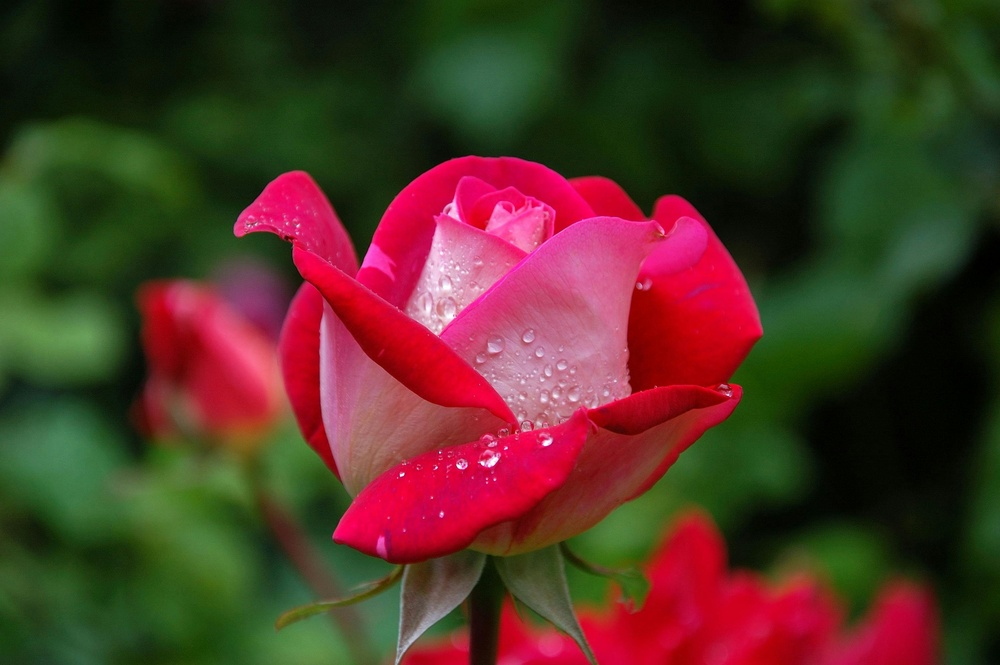
#> input picture Deep Learning Lab/EXP2(IMG)/rose.jpeg, 1000 x 665 px, shrunk from 3008 x 2000 before the run, found by its file name
$ jupyter execute 'Exp-2(Image_Enhancement).ipynb'
#> lines starting #> are read from the running program, lines starting #| are printed output that depends on the picture
[cell 1]
import cv2
import numpy as np
import matplotlib.pyplot as plt

#load a image
image =cv2.imread('/home/y4ada2/Downloads/rose.jpeg',0)
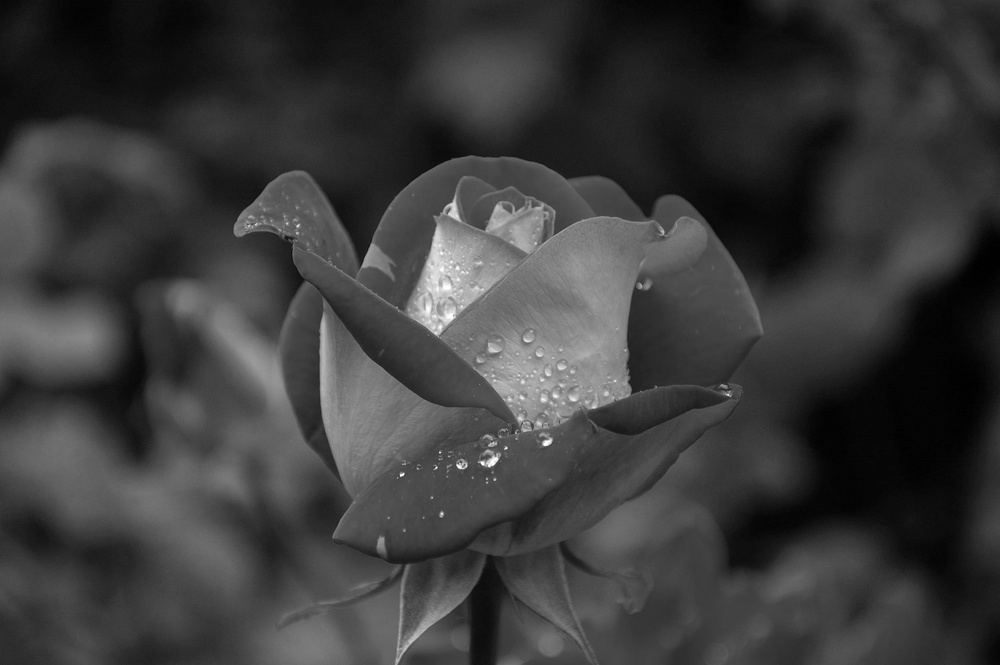
#> image: shape (665, 1000); min 0, max 255, mean 58.9
#Apply histogram Equilisation

equilised_image=cv2.equalizeHist(image)
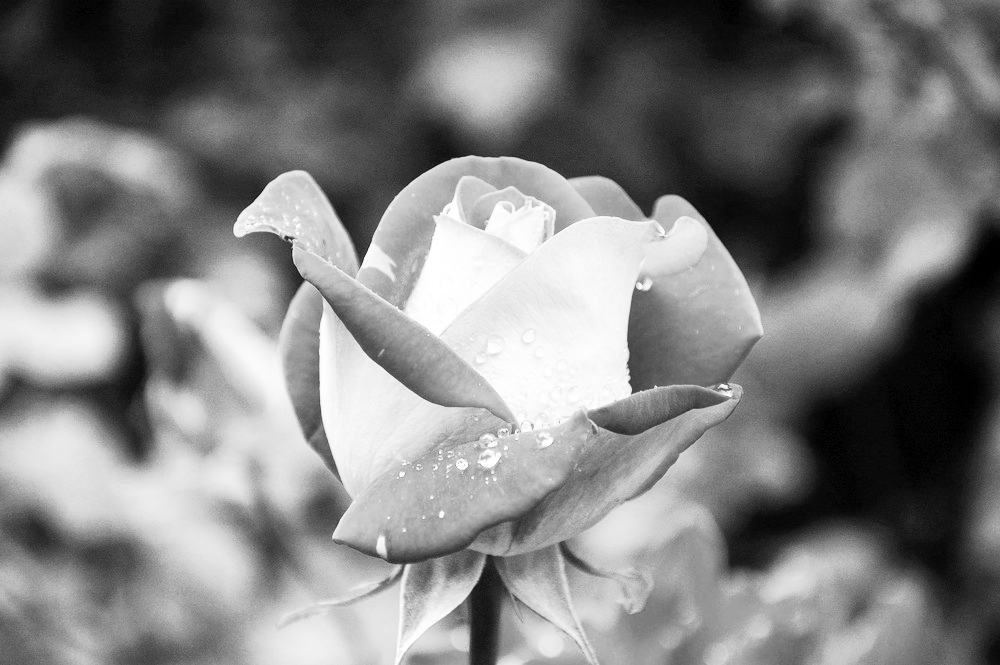
#> equilised_image: shape (665, 1000); min 0, max 255, mean 128.6

#display both

plt.figure(figsize=(12,8))
plt.subplot(1,2,1)
plt.imshow(image,cmap='gray')
plt.title('original image ')


plt.subplot(1,2,2)
plt.imshow(equilised_image,cmap='gray')
plt.title('equilised image')


plt.figure(figsize=(12,8))
plt.subplot(2,3,1)
plt.hist(image)
plt.title('original image Histogram')

plt.figure(figsize=(12,8))
plt.subplot(2,3,1)
plt.hist(equilised_image)
plt.title('equilised image Histogram')

plt.show()
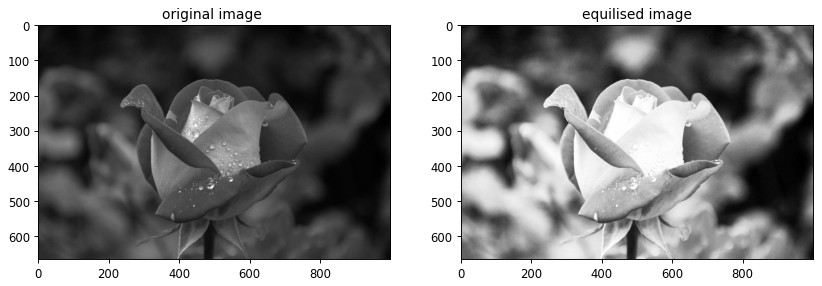
#> figure drawn by matplotlib, 2 panels
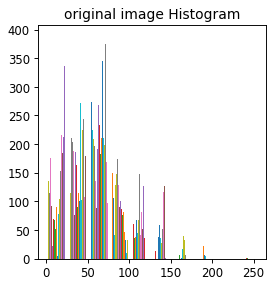
#> figure drawn by matplotlib, 1 panel; tallest bar 177 high, from x = 79.05 to 79.07; tallest bar 178 high, from x = 79.07 to 79.09; tallest bar 178 high, from x = 79.09 to 79.11
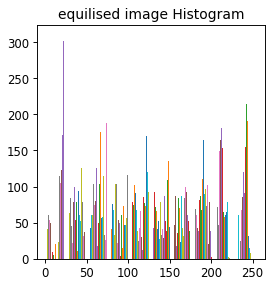
#> figure drawn by matplotlib, 1 panel; tallest bar 127 high, from x = 206.6 to 206.6; tallest bar 130 high, from x = 206.6 to 206.6; tallest bar 134 high, from x = 206.6 to 206.6

[cell 2]
#morphological operation (erosion)
kernel=np.ones((5,5),np.uint8)
#input image
image=cv2.imread('/home/y4ada2/Downloads/Alpha.jpg',0)
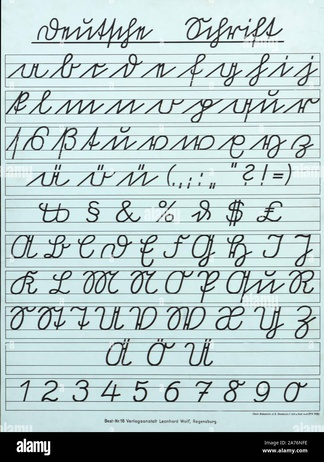
#> input picture Deep Learning Lab/EXP2(IMG)/Alpha.jpg, 324 x 462 px, shrunk from 974 x 1390 before the run, found by its file name
#> image: shape (462, 324); min 0, max 255, mean 194.3
#use erode
eroded_image=cv2.erode(image,kernel,iterations=1)
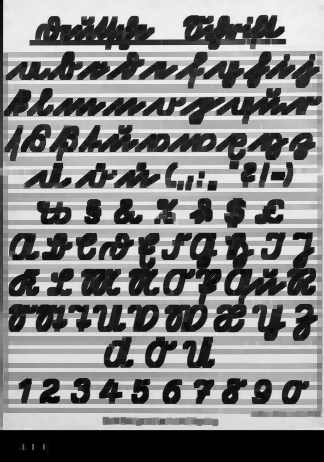
#> eroded_image: shape (462, 324); min 0, max 242, mean 130.5
#display
plt.figure(figsize=(12,8))
plt.subplot(1,2,1)
plt.imshow(image,cmap='gray')
plt.title('original image ')

plt.subplot(1,2,2)
plt.imshow(eroded_image,cmap='gray')
plt.title('eroded image')

plt.show()

[cell 3]
#morphological operation (dilation)
kernel=np.ones((5,5),np.uint8)
#choose image
image=cv2.imread('/home/y4ada2/Downloads/Alpha.jpg',0)
#Dilate image
dilated_image=cv2.dilate(image,kernel,iterations=1)
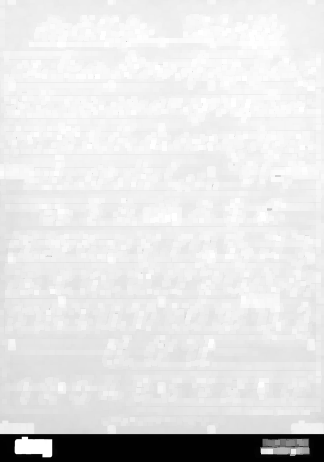
#> dilated_image: shape (462, 324); min 1, max 255, mean 226.1
#display image
plt.figure(figsize=(12,8))
plt.subplot(1,2,1)
plt.imshow(image,cmap='gray')
plt.title('original image ')

plt.subplot(1,2,2)
plt.imshow(dilated_image,cmap='gray')
plt.title('dilated image')

plt.show()
